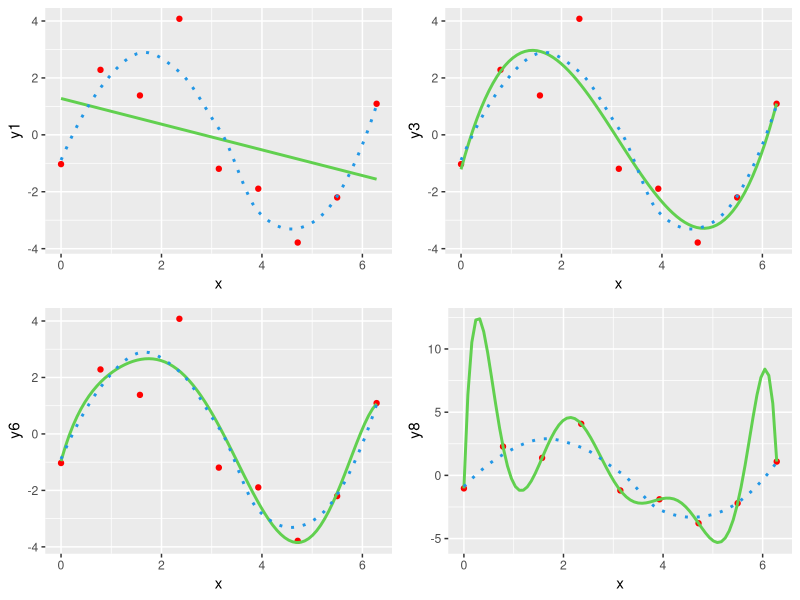
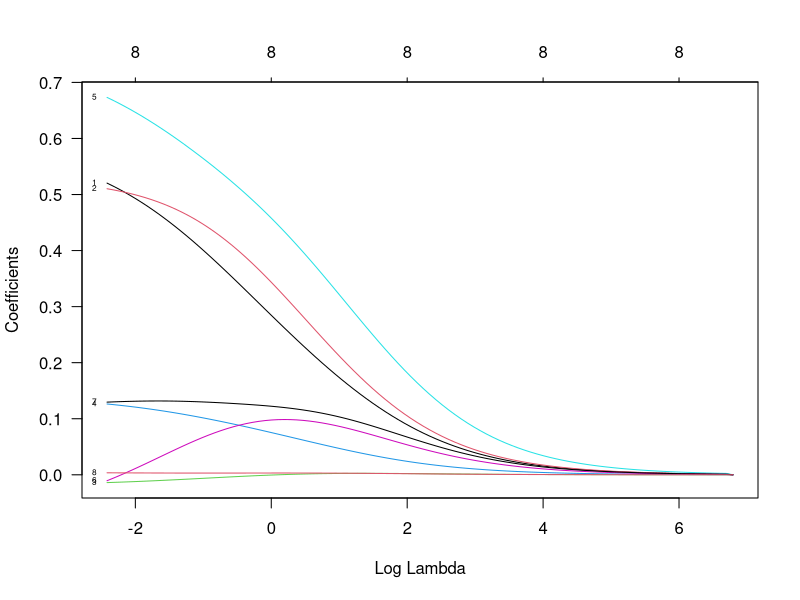
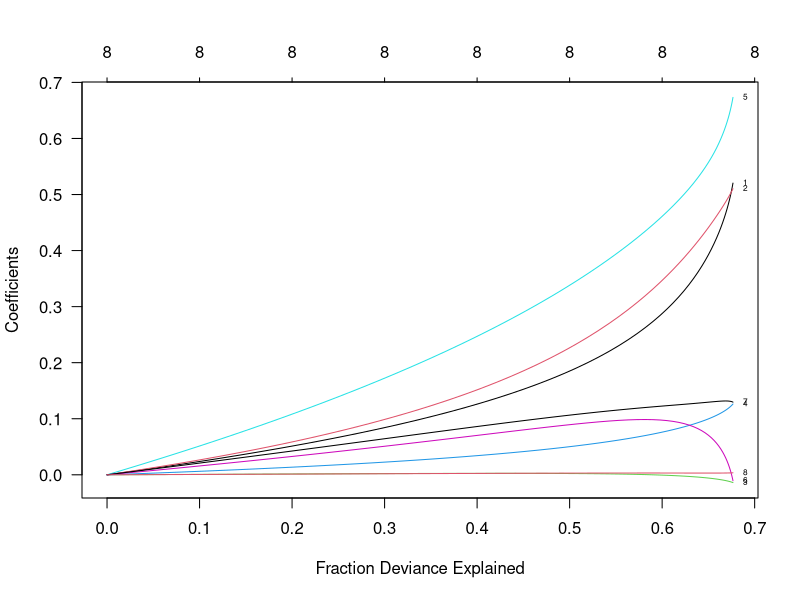
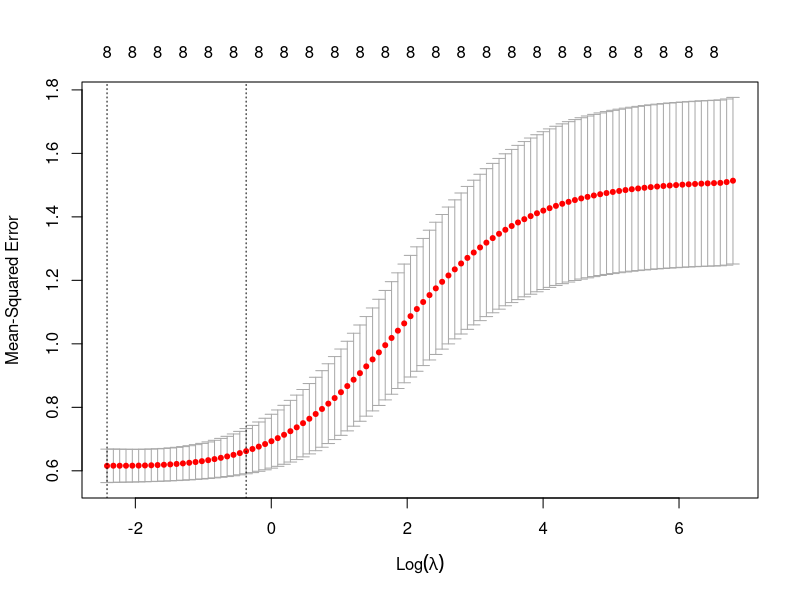
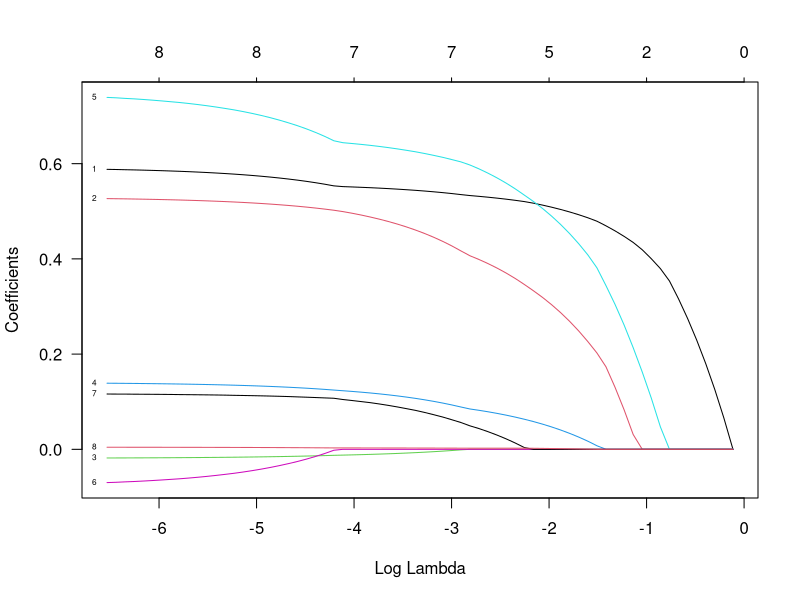
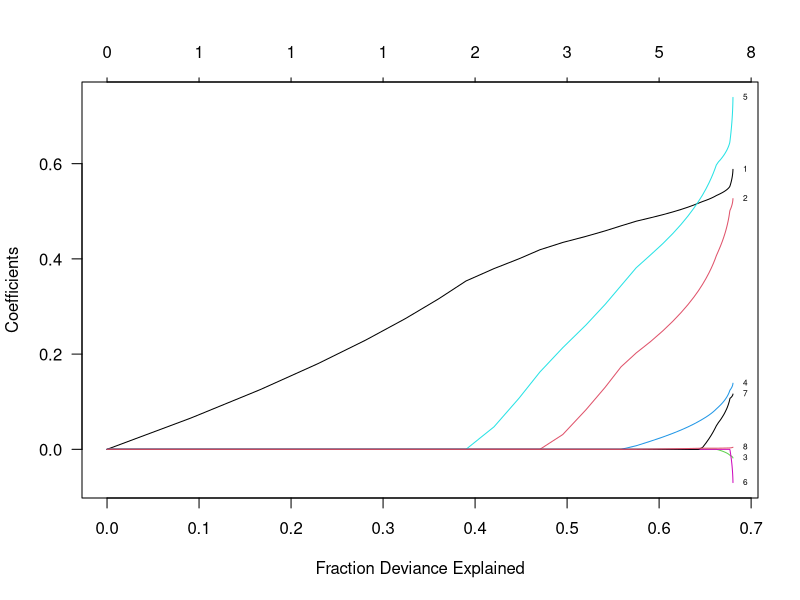
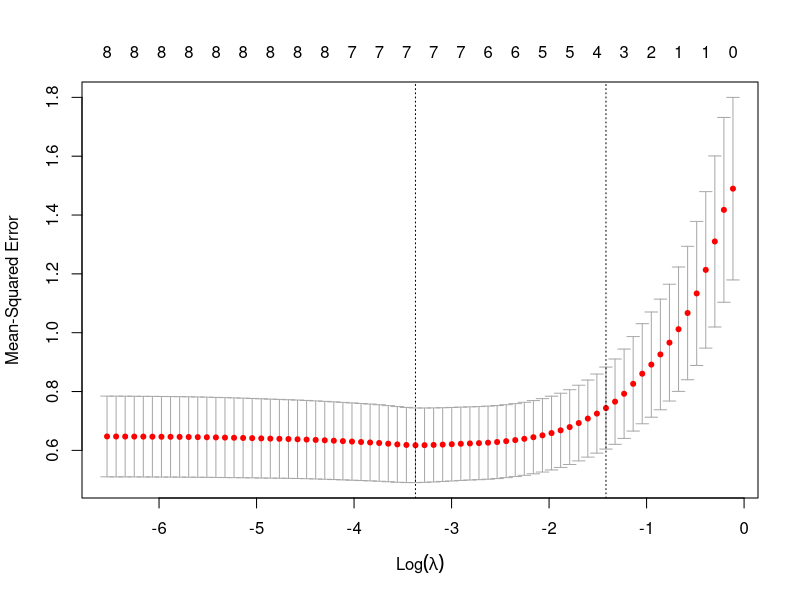
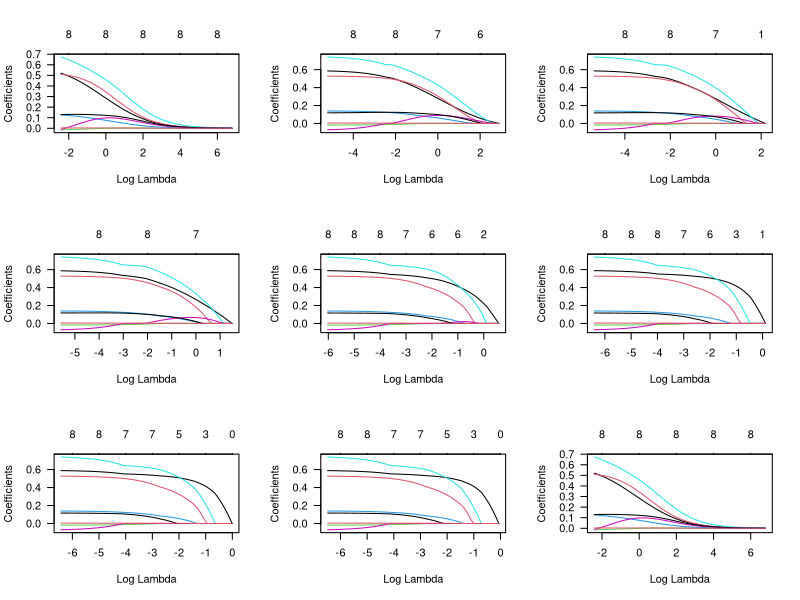

Write R code to recreate these figures, in order.
# Lecture 8 - LASSO Regression

# polynomial regression example (slide 4)
set.seed(6789)
x <- c(0:8)/8*2*pi
y <- 3*sin(x) + rnorm(n=9)
data <- data.frame(x, y)

lm1 <- lm(y ~ x, data=data)
lm3 <- lm(y ~ x + I(x^2) + I(x^3), data=data)
lm6 <- lm(y ~ x + I(x^2) + I(x^3) + I(x^4) + I(x^5) + I(x^6), data=data)
lm8 <- lm(y ~ x + I(x^2) + I(x^3) + I(x^4) + I(x^5) + I(x^6) + I(x^7) + I(x^8), data=data)

require(ggplot2)
ggplot(data) + aes(x, y) + geom_point(color='red') + 
  stat_smooth(formula=y ~ x, method=lm, se=F, color=3) + 
  geom_smooth(method="loess", lty=3, color=4, se=F) +
  ylab("y1") -> m1
ggplot(data) + aes(x, y) + geom_point(color='red') + 
  stat_smooth(formula=y ~ x + I(x^2) + I(x^3), method=lm, se=F, color=3) + 
  geom_smooth(method="loess", lty=3, color=4, se=F) +
  ylab("y3") -> m3
ggplot(data) + aes(x, y) + geom_point(color='red') + 
  stat_smooth(formula=y ~ x + I(x^2) + I(x^3) + I(x^4) + I(x^5) + I(x^6), method=lm, se=F, color=3) + 
  geom_smooth(method="loess", lty=3, color=4, se=F) +
  ylab("y6") -> m6
ggplot(data) + aes(x, y) + geom_point(color='red') + 
  stat_smooth(formula=y ~ x + I(x^2) + I(x^3) + I(x^4) + I(x^5) + I(x^6) + I(x^7) + I(x^8), method=lm, se=F, color=3) + 
  geom_smooth(method="loess", lty=3, color=4, se=F) +
  ylab("y8") -> m8
require(gridExtra)
grid.arrange(m1, m3, m6, m8, nrow=2, ncol=2)

# training data set & testing data: skip

# Prstate cancer
prostate <- read.csv("data/prostate.csv")

# Divide training and testing sets
set.seed(23456)
testingindex <- sample(1:nrow(prostate), 20)
training <- prostate[-testingindex, ]
testing <- prostate[testingindex, ]

# Automated selection procedure
# Backward selection
full <- lm(lpsa~lcavol+lweight+age+lbph+svi+lcp+gleason+pgg45, data=training)
backward1 <- step(full, direction="backward")

alt <- lm(lpsa ~ . - age - svi, data=training) # ".": all other varaibles, "-": exclude 
backward2 <- step(full, direction="backward", test="F")
backward3 <- step(full, direction="backward", test="Chisq")

# Forward selection
null <- lm(lpsa ~ 1, data=training)
forward <- step(null, scope=list(lower=null, upper=full), direction="forward")

# Stepwise selection
stepwise1 <- step(full, direction="both")
stepwise2 <- step(null, scope=list(lower=null, upper=full), direction="both")



# Ridge regression
if(!require(glmnet)) {install.packages("glmnet"); require(glmnet)}

x <- model.matrix(lpsa ~ . - 1, data=training)
y <- training$lpsa
ridge1 <- glmnet(x, y, alpha=0, lambda=c(0.5, 1))
ridge1

coef(ridge1)

# lambda not specified
ridge2 <- glmnet(x, y, alpha=0)
plot(ridge2, xvar="lambda", label=T, las=1)
plot(ridge2, xvar="dev", label=T, las=1)

# cross-validation to determine lambda
set.seed(56789)
ridge2.cv <- cv.glmnet(x, y, alpha=0)
plot(ridge2.cv) # mean MSE +- SE

min(ridge2.cv$cvm) # 0.61
log(ridge2.cv$lambda.min) # -2.42
log(ridge2.cv$lambda.1se) # -0.37, selected lambda

# cofficients by 1-SE rule
coef(ridge2, s=ridge2.cv$lambda.1se)

# predicted values on tested set
x.test <- model.matrix(lpsa ~ . - 1, data=testing)
ridge2.pred <- predict(ridge2, newx=x.test, s=ridge2.cv$lambda.1se)



# LASSO regression
LASSO1 <- glmnet(x, y, alpha=1, lambda=c(0.25, 0.5, 0.75, 1))
LASSO1
coef(LASSO1)

LASSO2 <- glmnet(x, y, alpha=1)
plot(LASSO2, xvar="lambda", label=T, las=1)
plot(LASSO2, xvar="dev", label=T, las=1)

# cross-validation to determine lambda
set.seed(54321)
LASSO2.cv <- cv.glmnet(x, y, alpha=1)
plot(LASSO2.cv)

# minimum MSE
min(LASSO2.cv$cvm) # 0.62
log(LASSO2.cv$lambda.min) # -3.37

# 1-SE rule
log(LASSO2.cv$lambda.1se) # -1.42

# non-zero cofficients
coef(LASSO2, s=LASSO2.cv$lambda.1se)

# export predicted values for further analysis
LASSO2.pred <- predict(LASSO2, newx=x.test, s=LASSO2.cv$lambda.1se)

# Multicollinearity
prostate.col <- prostate # create new predictor
prostate.col$new1 <- prostate.col$lcavol + prostate.col$lweight # sum two variables

coefficients(lm(lpsa~lcavol+lweight+new1, data=prostate.col)) # OLS
coef(glmnet(x=model.matrix(lpsa ~ lcavol + lweight + new1 - 1, data=prostate.col), 
            y= prostate.col$lpsa, alpha=0, lambda=1)) # Ridge

set.seed(234567)
prostate.col$new2 <- prostate.col$new1 + rnorm(nrow(prostate.col), 0, 0.1) # create another new variable

coefficients(lm(lpsa~lcavol+lweight+new2, data=prostate.col))
coef(glmnet(x=model.matrix(lpsa~lcavol+lweight+new2-1, data=prostate.col), 
            y=prostate.col$lpsa, alpha=0, lambda=1))
# OLS is sensitive to multicollinearity, ridge is more robust

# Number of predictors
set.seed(21098)
smallindex <- sample(1:nrow(prostate), 6)
small <- prostate[smallindex, ]

coefficients(lm(lpsa~lcavol+lweight+age+lbph+svi+lcp+gleason+pgg45, data=small)) # OLS

x.small <- model.matrix(lpsa ~ lcavol + lweight + age + lbph + svi + lcp + gleason + pgg45 - 1,
                        data=small)
y.small <- small$lpsa
small.ridge <- glmnet(x.small, y.small, alpha=0, lambda=c(0.1, 0.01)); coef(small.ridge)
small.LASSO <- glmnet(x.small, y.small, alpha=1, lambda=c(0.1, 0.01)); coef(small.LASSO)

# Elastic net (0 < alpha < 1)
elastic000 <- glmnet(x, y, alpha=0)
elastic005 <- glmnet(x, y, alpha=0.05)
elastic010 <- glmnet(x, y, alpha=0.1)
elastic020 <- glmnet(x, y, alpha=0.2)
elastic050 <- glmnet(x, y, alpha=0.5)
elastic080 <- glmnet(x, y, alpha=0.8)
elastic090 <- glmnet(x, y, alpha=0.9)
elastic095 <- glmnet(x, y, alpha=0.95)
elastic100 <- glmnet(x, y, alpha=1)

par(mfrow=c(3, 3))
plot(elastic000, xvar="lambda", label=T, las=1)
plot(elastic005, xvar="lambda", label=T, las=1)
plot(elastic010, xvar="lambda", label=T, las=1)
plot(elastic020, xvar="lambda", label=T, las=1)
plot(elastic050, xvar="lambda", label=T, las=1)
plot(elastic080, xvar="lambda", label=T, las=1)
plot(elastic090, xvar="lambda", label=T, las=1)
plot(elastic095, xvar="lambda", label=T, las=1)
plot(elastic000, xvar="lambda", label=T, las=1)
dev.off()

# cross-validation to determine lambda
set.seed(76543)
elastic.cv <- cv.glmnet(x, y, alpha=0.5)
plot(elastic.cv)

# minimum MSE
min(elastic.cv$cvm) # 0.61
log(elastic.cv$lambda.min) # -2.96

log(elastic.cv$lambda.1se) # 1-SE rule: lambda=-1.10
coef(elastic050, s=elastic.cv$lambda.cv$lambda.1se) # non-zero coefficients
elastic.pred <- predict(elastic050, newx=x.test, s=elastic.cv$lambda.1se)









